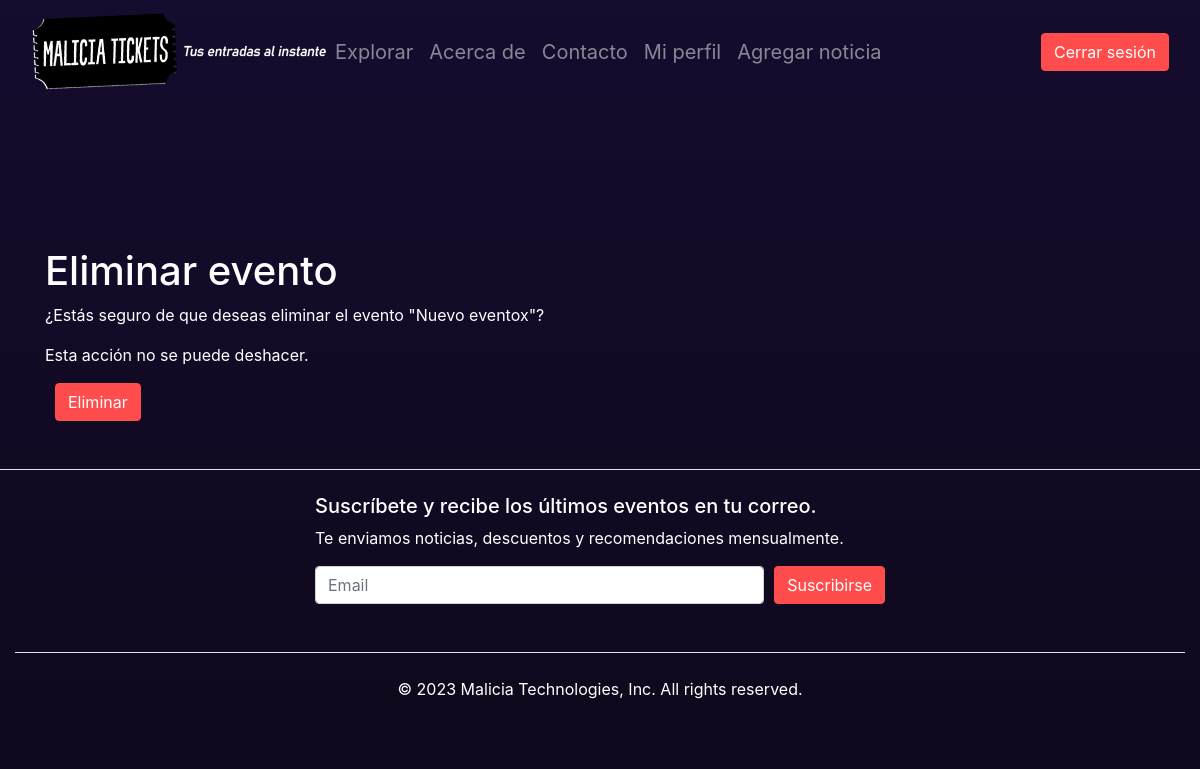
The app's page /perfil/eliminar_evento/6/ (signed in), older data.
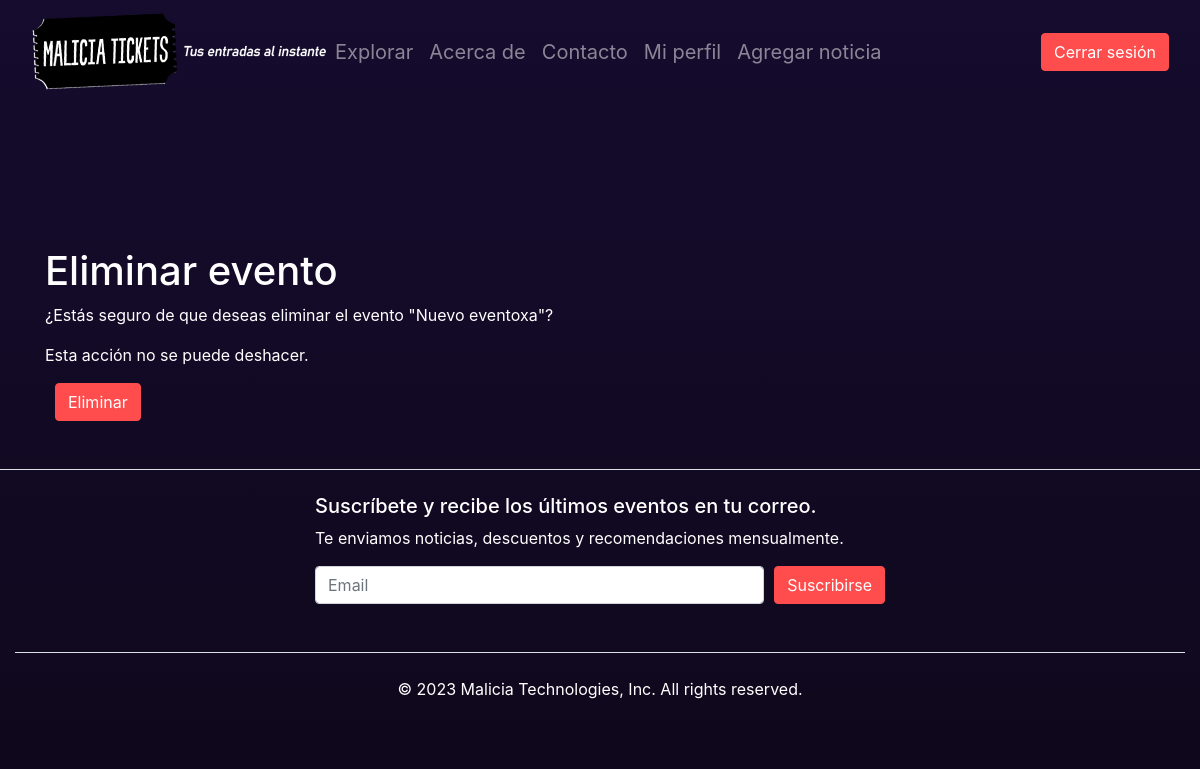
The same page, newer data.
### crud/models.py (models this page shows, shortened)
class Evento(models.Model):
    user = models.ForeignKey(User, on_delete=models.CASCADE, to_field='username',null=True)
    nombre = models.CharField(max_length=50)
    fecha = models.DateField()
    hora = models.TimeField()
    lugar = models.CharField(max_length=100)
    precio = models.IntegerField()
    entradas_disponibles = models.IntegerField()
    descripcion = models.TextField(blank=True,null=True)
    imagen = models.ImageField(upload_to='static/img/eventos/', blank=True, default='static/img/eventos/default.png')

### crud/views.py (the view)
# urls.py: path('eliminar_evento/<int:id>/',views.eliminar_evento,name='eliminar_evento'),
@login_required
def eliminar_evento(request, id):
    evento = get_object_or_404(Evento, id=id)
    if request.method == 'POST':
        evento.delete()
        messages.success(request, 'Evento eliminado correctamente.', 'Eliminado')
        return mostrar_perfil(request,evento.user.username)
    return render(request, 'crud/eliminar_evento.html', {'evento': evento})

### templates/crud/eliminar_evento.html (shortened to what this page needs)
{% extends 'base.html' %}
{% block content %}
{% load crispy_forms_tags %}
<br><br><br><br><br><br>
<div class="container">
    <h1>Eliminar evento</h1>
    <p>¿Estás seguro de que deseas eliminar el evento "{{ evento.nombre }}"?</p>
    <p>Esta acción no se puede deshacer.</p>
    <form method="post">
      <button type="submit" class="btn btn-primary">Eliminar</button>
    </form>
</div>
{% endblock %}

### templates/base.html (shortened to what this page needs)
{% load static %}
<!DOCTYPE html>
<html lang="en">
<head>
  <link rel="stylesheet" href="https://cdn.jsdelivr.net/npm/bootstrap@4.0.0/dist/css/bootstrap.min.css"
 />
  <link rel="stylesheet" href="{% static 'css/estilo.css' %}">
</head>
<body>
  <div class="container-fluid">
    <header>
      <nav class="navbar navbar-expand-md navbar-dark bg-black">
        <a class="navbar-brand" href="{% url 'home' %}">
          <img src="{% static 'img/logo.png' %}" alt="Logo Malicia Tickets" /></a>
        <div class="navbar-collapse collapse" id="navbarsExample04">
          <ul class="navbar-nav mr-auto">
            <li class="nav-item">
              <a class="nav-link" href="{% url 'explorar' %}">Explorar</a>
            </li>
            <li class="nav-item">
              <a class="nav-link" href="{% url 'acerca_de' %}">Acerca de</a>
            </li>
            <li class="nav-item">
              <a class="nav-link" href="{% url 'contacto' %}">Contacto</a>
            </li>
            {% if user.is_authenticated %}
            <li class="nav-item">
              <a class="nav-link" href="{% url 'mostrar_perfil' username=request.user.username %}">Mi perfil</a>
            </li>
            {% if user.is_superuser %}
            <li class="nav-item">
              <a class="nav-link" href="{% url 'nueva_noticia' %}">Agregar noticia</a>
            </li>
            {% endif %}
            {% endif %}
          </ul>
          {% if user.is_authenticated %}
          <a href="{% url 'logout' %}" class="btn btn-primary">Cerrar sesión</a>
          {% endif %}
                    {% load crispy_forms_tags %}
        </div>
      </nav>
    </header>
    {% block content %}
    {% endblock %}
    <footer class="py-5">
      <div class="row justify-content-center border-top">
        <div class="col-lg-6 col-md-10 col-sm-12">
          <form id="form-suscripcion">
            <br />
            <h5>Suscríbete y recibe los últimos eventos en tu correo.</h5>
            <p>
              Te enviamos noticias, descuentos y recomendaciones mensualmente.
            </p>
            <div class="d-flex w-100 gap-2">
              <input id="newsletter" name="email" type="text" class="form-control" placeholder="Email" />
              <button class="btn btn-primary" type="button">
                Suscribirse
              </button>
            </div>
            <br />
          </form>
        </div>
      </div>
      <div class="d-flex justify-content-center py-4 my-4 border-top">
        <p>© 2023 Malicia Technologies, Inc. All rights reserved.</p>
      </div>
    </footer>
</body>
</html>

### static/css/estilo.css (style rules this page uses)
body { background: linear-gradient(rgb(21, 12, 46),rgb(15, 8, 27)); overflow-x: hidden; }
h1,h2,h3,h4,h5,p { color:white; }
.container-fluid { max-width: 1200px; }
.nav-link { color:hsl(0, 100%, 65%); font-size:20px; }
.navbar-brand { margin-right: 0px; }
.btn { border-color: hsl(0, 100%, 65%); color:hsl(0, 100%, 65%); margin-left: 10px; }
.btn-primary { background-color: hsl(0, 100%, 65%); color: white; }

Row changes from the older to the newer data that the page shows:
changed Evento: nombre "Nuevo eventox" → "Nuevo eventoxa"
